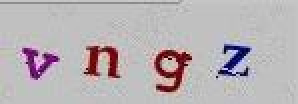
#> input picture captcha.jpg, 149 x 52 px (shown 2 times larger)
$ python test.py
#> lines starting #> are read from the running program, lines starting #| are printed output that depends on the picture; after the words box and inside, x2 and y2 are one past the last pixel; in counts of white or black regions, pixels touching at a corner belong together
import cv2
import matplotlib.pyplot as plt


def clear(hasv_image, l_color, h_color, c_sub=[0,0,255]):
  mask = cv2.inRange(hasv_image, l_color, h_color)
  hasv_image[mask != 0] = c_sub
  return hasv_image

if __name__ == '__main__':
  nemo = cv2.imread('./captcha.jpg')
#> nemo is the input picture: shape (52, 149, 3); mean B, G, R 181, 177.5, 184.5
  nemo = cv2.cvtColor(nemo, cv2.COLOR_BGR2RGB)

  hsv_nemo = cv2.cvtColor(nemo, cv2.COLOR_RGB2HSV)
#> hsv_nemo: shape (52, 149, 3); mean H, S, V 52.6, 21.4, 187.3

  hsv_nemo = clear(hsv_nemo,(0, 0, 0),(255, 70, 255)) #remove laranja
#> in clear, `mask = cv2.inRange(hasv_image, l_color, h_color)`:
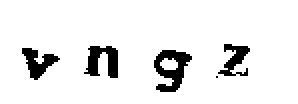
#> mask: shape (52, 149) (shown 2 times larger); 91.7% white; 5 black regions (1 under 20 px), largest, box (x1, y1, x2, y2) and area: (77, 25, 96, 46) 212, (42, 23, 59, 39) 166, (11, 24, 30, 40) 141, (109, 22, 125, 38) 121
#> in clear, `hasv_image[mask != 0] = c_sub`: hasv_image: shape (52, 149, 3); mean H, S, V 10.1, 14.4, 243.3
  # hsv_nemo = clear(hsv_nemo,(110,100,100),(130,255,255))  #remove azul
  final = cv2.cvtColor(hsv_nemo, cv2.COLOR_HSV2RGB)
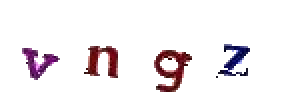
#> final: shape (52, 149, 3) (shown 2 times larger); mean R, G, B 242.3, 237.5, 239.9
  plt.imshow(final)
  cv2.imwrite('test.jpg',final)
  plt.show()
